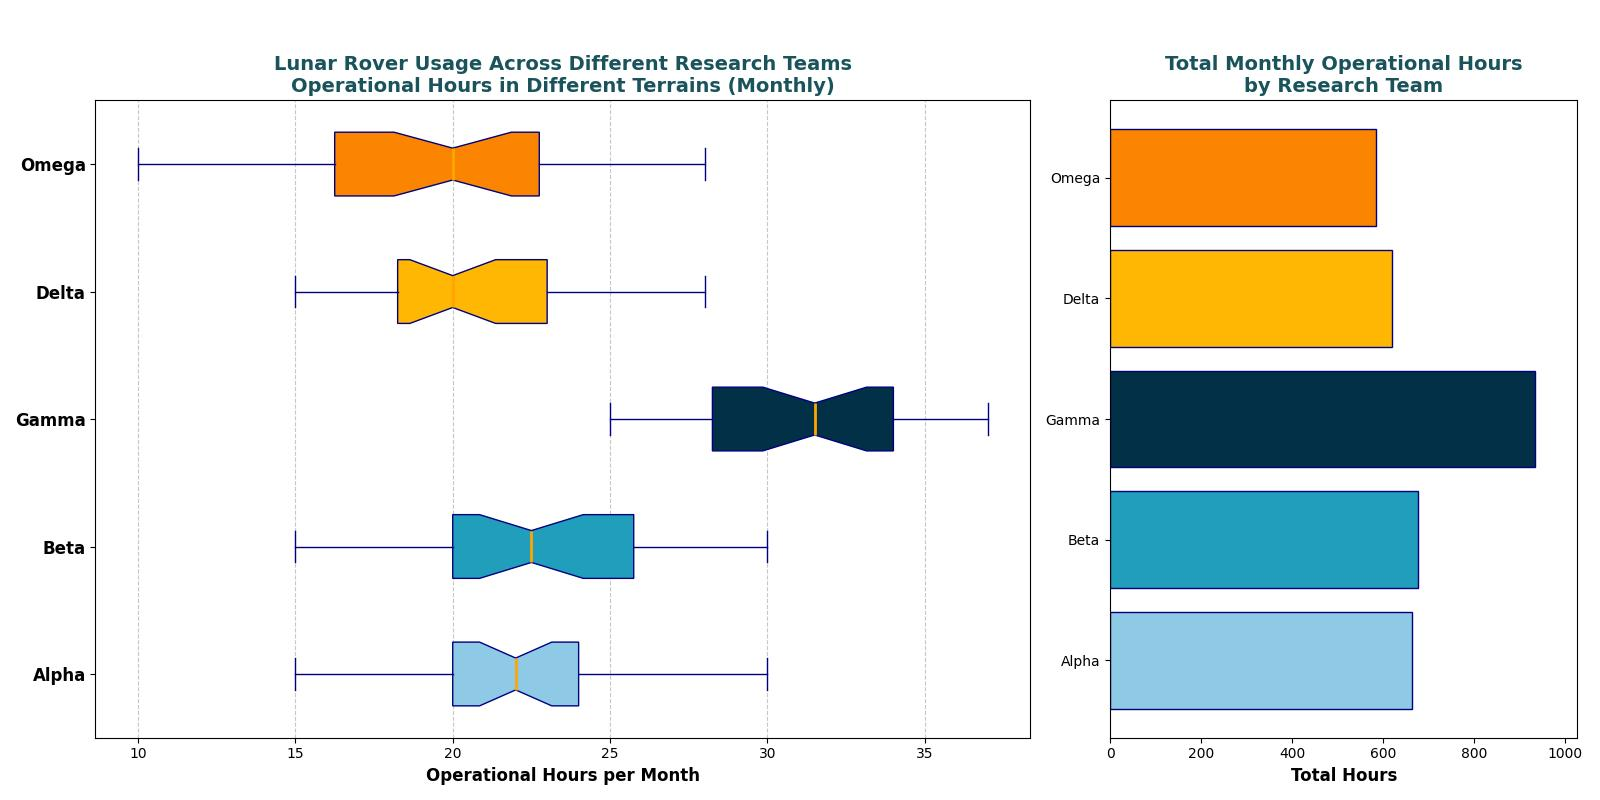

This chart was generated by the following Python code:
import matplotlib.pyplot as plt
import numpy as np

# Lunar Rover Usage by Research Teams
# Splitting the teams by different terrains
# terrains: Crater, Plain, Valley, Mountain, Ridge
# Teams: "Alpha", "Beta", "Gamma", "Delta", "Omega"
# Note: Each dataset (list) represents the operational hours of rovers in a month for the respective terrains.

alpha_hours = [15, 18, 24, 20, 22, 17, 21, 23, 19, 26, 29, 18, 20, 24, 22, 27, 30, 20, 22, 24, 26, 20, 27, 19, 18, 24, 25, 23, 21, 20]
beta_hours = [20, 15, 17, 16, 19, 22, 21, 24, 22, 23, 18, 20, 19, 21, 23, 26, 28, 29, 30, 24, 25, 20, 22, 24, 26, 19, 28, 27, 26, 24]
gamma_hours = [30, 28, 32, 35, 29, 34, 33, 31, 29, 28, 30, 32, 25, 27, 26, 28, 32, 33, 34, 37, 35, 36, 34, 28, 27, 29, 30, 33, 34, 35]
delta_hours = [17, 19, 23, 20, 21, 18, 17, 16, 20, 24, 23, 25, 27, 28, 22, 20, 19, 18, 15, 17, 20, 19, 18, 20, 22, 23, 19, 21, 24, 25]
omega_hours = [12, 10, 15, 13, 16, 14, 20, 22, 19, 21, 18, 14, 17, 19, 20, 26, 24, 21, 23, 20, 20, 19, 17, 14, 25, 28, 27, 26, 24, 20]

# Calculate the total monthly operational hours for each terrain
total_hours = [sum(alpha_hours), sum(beta_hours), sum(gamma_hours), sum(delta_hours), sum(omega_hours)]

# Team labels
teams = ["Alpha", "Beta", "Gamma", "Delta", "Omega"]

# Create subplots
fig, axs = plt.subplots(1, 2, figsize=(16, 8), gridspec_kw={'width_ratios': [2, 1]})

# Box Plot
colors = ['#8ecae6', '#219ebc', '#023047', '#ffb703', '#fb8500']
box = axs[0].boxplot(
    [alpha_hours, beta_hours, gamma_hours, delta_hours, omega_hours], 
    vert=False, patch_artist=True, notch=True,
    boxprops=dict(facecolor='skyblue', color='navy'),
    whiskerprops=dict(color='navy'),
    capprops=dict(color='navy'),
    flierprops=dict(marker='o', color='red', markersize=6, alpha=0.6),
    medianprops=dict(color='orange', linewidth=2)
)

for patch, color in zip(box['boxes'], colors):
    patch.set_facecolor(color)

axs[0].set_title('Lunar Rover Usage Across Different Research Teams\nOperational Hours in Different Terrains (Monthly)', fontsize=14, fontweight='bold', color='#1a535c')
axs[0].set_xlabel('Operational Hours per Month', fontsize=12, fontweight='bold')
axs[0].set_yticks(np.arange(1, len(teams)+1))
axs[0].set_yticklabels(teams, fontsize=12, fontweight='bold')
axs[0].grid(axis='x', linestyle='--', alpha=0.7)

# Bar Chart
axs[1].barh(teams, total_hours, color=colors, edgecolor='navy')
axs[1].set_title('Total Monthly Operational Hours\nby Research Team', fontsize=14, fontweight='bold', color='#1a535c')
axs[1].set_xlabel('Total Hours', fontsize=12, fontweight='bold')
axs[1].set_xlim(0, max(total_hours) * 1.1)

# Adjust layout
plt.tight_layout(rect=[0, 0, 1, 0.95])

# Display the plots
plt.show()
